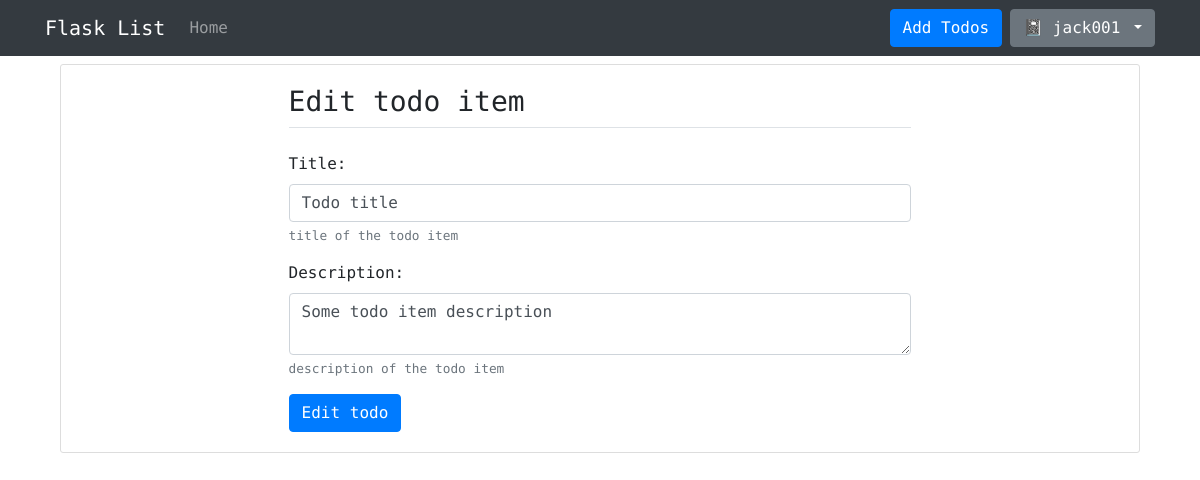
Page /todo/8/edit (signed in) on the committed database.
### ListProject/models.py (models this page shows, shortened)
class User(db.Model, UserMixin):
    __tablename__ = 'users'
    id = db.Column(db.Integer, primary_key=True)
    email = db.Column(db.String(50), unique=True, nullable=False)
    username = db.Column(db.String(50), unique=True, nullable=False)
    password_hash = db.Column(db.String(128), nullable=False)
    tasks = db.relationship('Todo', backref='author', lazy=True)

class Todo(db.Model):
    __tablename__ = 'todos'
    id = db.Column(db.Integer, primary_key=True)
    title = db.Column(db.String(30), nullable=False)
    description = db.Column(db.Text, nullable=False)
    date_posted = db.Column(db.DateTime, default=datetime.utcnow)
    user_id = db.Column(db.Integer, db.ForeignKey('users.id'), nullable=False)

### main.py (the view)
@app.route('/todo/<int:todo_id>/edit', methods=['GET', 'POST'])
def edit(todo_id):
    form = AddForm()
    todo = Todo.query.get_or_404(todo_id)
    if todo.user_id != current_user.id:
        abort(403)
    if form.validate_on_submit():
        todo.title = form.title.data
        todo.description = form.description.data
        db.session.commit()
        flash('Item has been updated succesfully', 'success')
        return redirect(url_for('list', user_id=current_user.id))
    elif request.method == 'GET':
        form.title.data = todo.title
        form.description.data = todo.description
    return render_template('edit.html', form=form)

### ListProject/forms.py
class AddForm(FlaskForm):
    title = StringField('Title: ', validators=[DataRequired()])
    description = TextAreaField('Description:', validators=[DataRequired()])
    submit = SubmitField('Add Todo')

### ListProject/models.py (called while the page is built)
@login_manager.user_loader
def load_user(user_id):
    return User.query.get(user_id)

### ListProject/templates/edit.html (shortened to what this page needs)
{% extends "base.html" %}
{% block content %}
<div class="container">
    <div class="content-section my-2">
        <form method="POST" id="editForm">
            <fieldset>
                <legend class="border-bottom mb-4"><h3>Edit todo item</h3></legend>
                <div class="form-group">
                    {{ form.title.label }}
                    {{ form.title(class="form-control") }}
                    <small class="form-text text-muted">title of the todo item</small>
                </div>
                <div class="form-group">
                    {{ form.description.label }}
                    {{ form.description(class="form-control") }}
                    <small class="form-text text-muted">description of the todo item</small>
                </div>
                <button type="submit" class="btn btn-primary">Edit todo</button>
            </fieldset>
        </form>
    </div>
</div>
{% endblock %}

### ListProject/templates/includes/navbar.html (shortened to what this page needs)
<nav class="navbar navbar-expand-lg navbar-dark bg-dark">
  <div class="container">
      <a class="navbar-brand" href="{{ url_for('index') }}">Flask List</a>
      <div class="collapse navbar-collapse" id="navbarSupportedContent">
        <ul class="navbar-nav mr-auto">
          <li class="nav-item">
            <a class="nav-link" href="{{ url_for('index') }}">Home </a>
          </li>
        </ul>
          <ul class="nav navbar-nav navbar-right">
            {% if current_user.is_authenticated %}
                <a style="margin: auto;" href="/add" class="btn btn-primary mx-2">Add Todos</a>
                <div class="dropdown">
                  <button class="btn btn-secondary dropdown-toggle" type="button" id="dropdownMenuButton" data-toggle="dropdown" aria-haspopup="true" aria-expanded="false">
                    📓 {{ current_user.username }}
                  </button>
                </div>
                {% else %}
                <li><a href="{{ url_for('register') }}" style="color: #fff;" class="mx-2"><span class="glyphicon glyphicon-user"></span> Sign Up</a></li>
                <li><a href="{{ url_for('login') }}" style="color: #fff;" ><span class="glyphicon glyphicon-log-in"></span> Login</a></li>
            {% endif %}
      </div>
  </div>
</nav>

### ListProject/static/style.css (style rules this page uses)
* { font-family: 'Roboto Mono', monospace; }
#accordionExample, .alert-success, #editForm, #loginForm, #regForm { width: 60%; }
#loginForm, #sign-form, #addForm, #accordionExample, #editForm, #search-fm { width: 60%; margin: 10px auto; }
.content-section { background: #ffffff; padding: 10px 20px; border: 1px solid #dddddd; border-radius: 3px; margin-bottom: 20px; }

### rows in the picture
User: username "jack001"
Todo: title "Todo title", description "Some todo item description"
